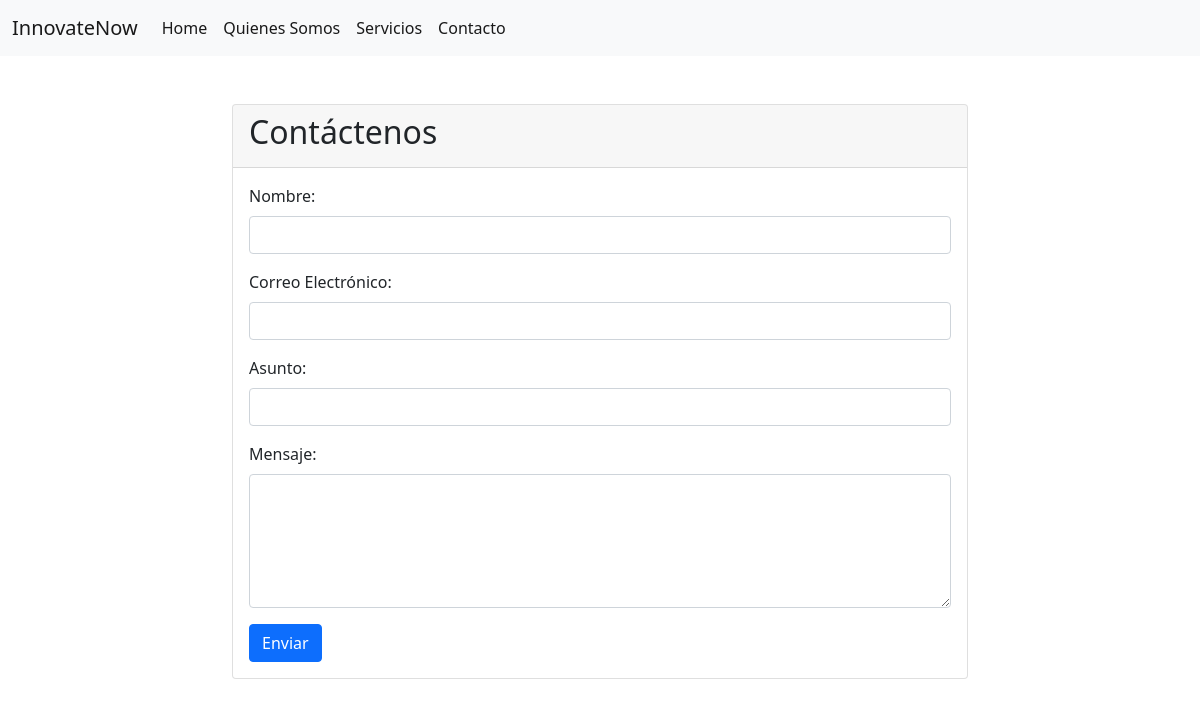
The app's page /Innovacion/contacto with its own data.
### Innovacion/models.py (models this page shows)
class Navbar(models.Model):
	id_navbar = models.AutoField(db_column="idNavbar", primary_key=True)
	nombre = models.CharField(max_length=50)
	url = models.CharField(max_length=100)

### Innovacion/views.py (the view)
# urls.py: path('contacto', views.contacto, name='contacto'),
def contacto(request):
    Navbars = Navbar.objects.all()
    context = {
        "Navbars": Navbars
    }
    if request.method == 'POST':
        form = contactoForm(request.POST)
        if form.is_valid():
            form.save()
            return redirect('success')
    else:
        form = contactoForm()
    context.update({'form': form})
    return render(request, 'Innovacion/contacto.html', context)

### Innovacion/forms.py
class contactoForm(forms.ModelForm):
    class Meta:
        model = Contacto
        fields = ['nombre', 'correo', 'asunto','mensaje']

### Innovacion/templates/Innovacion/contacto.html (shortened to what this page needs)
<!DOCTYPE html>
<html lang="en">
<head>
    <link href="https://cdn.jsdelivr.net/npm/bootstrap@5.0.2/dist/css/bootstrap.min.css" rel="stylesheet">
</head>
<body>
    <nav class="navbar navbar-expand-lg navbar-light bg-light">
        <div class="container-fluid">
          <a class="navbar-brand" href="#">InnovateNow</a>
          <div class="collapse navbar-collapse" id="navbarSupportedContent">
            <ul class="navbar-nav me-auto mb-2 mb-lg-0">
                {% for Navbar in Navbars%}
              <li class="nav-item">
                <a class="nav-link active" aria-current="page" href="{{Navbar.url}}">{{Navbar.nombre}}</a>
              </li>
              {% endfor %}
            </ul>
          </div>
        </div>
      </nav>
      <div class="container">
        <div class="row justify-content-center my-5">
            <div class="col-md-8">
                <div class="card">
                    <div class="card-header">
                        <h2>Contáctenos</h2>
                    </div>
                    <div class="card-body">
                        <form method="post">
                            <div class="mb-3">
                                <label for="nombre" class="form-label">Nombre:</label>
                                <input type="text" class="form-control" id="nombre" name="nombre" required>
                            </div>
                            <div class="mb-3">
                                <label for="email" class="form-label">Correo Electrónico:</label>
                                <input type="email" class="form-control" id="correo" name="correo" required>
                            </div>
                            <div class="mb-3">
                                <label for="asunto" class="form-label">Asunto:</label>
                                <input type="text" class="form-control" id="asunto" name="asunto" required>
                            </div>
                            <div class="mb-3">
                                <label for="mensaje" class="form-label">Mensaje:</label>
                                <textarea class="form-control" id="mensaje" name="mensaje" rows="5" required></textarea>
                            </div>
                            <button type="submit" class="btn btn-primary">Enviar</button>
                        </form>
                    </div>
                </div>
            </div>
        </div>
      </div>
</body>
</html>

### records on screen
Navbar: nombre "Home"
Navbar: nombre "Quienes Somos"
Navbar: nombre "Servicios"
Navbar: nombre "Contacto"
